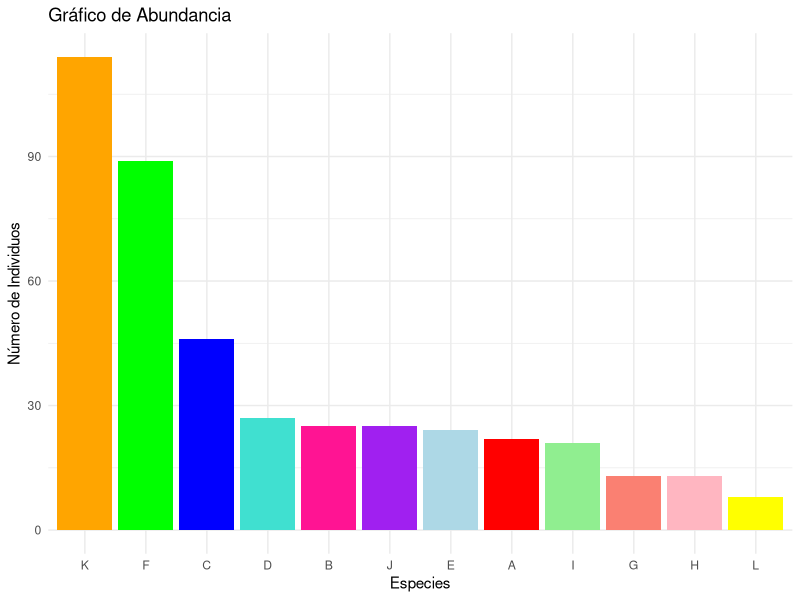
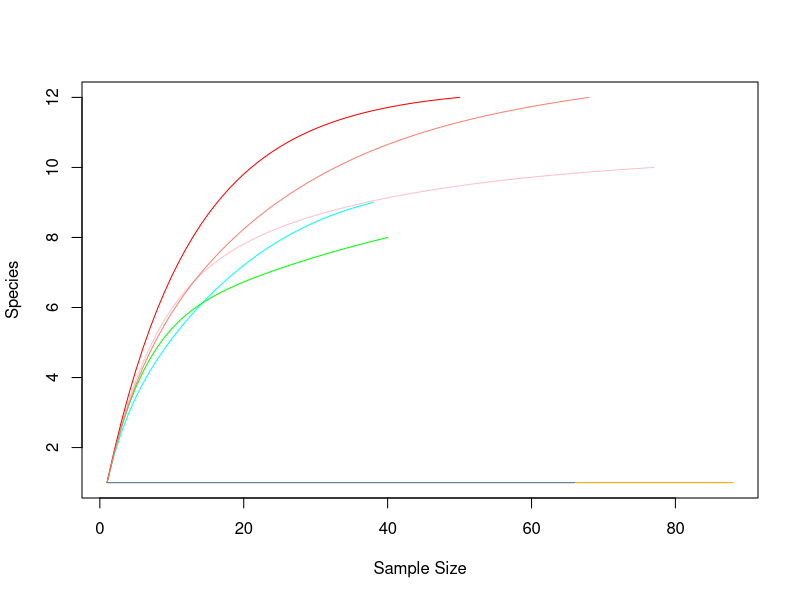

Recreate these plots in R, in order. (Note: this script raises an error after producing the figures.)
#Cargar paquetes necesarios
library(vegan)
library(readr)
library(ggplot2)

#Grafica de abundancia y curva de rarefaccion
#Lectura de los datos necesarios (archivo CSV)
Datos_grafica<-read.csv("Datos/Abundancias por especie.csv")
Datos_grafica
#Colores a usar
colores1<-c("orange","green","blue","turquoise","deeppink","purple","lightblue","red","lightgreen","salmon","lightpink","yellow")
colores2<-c("cyan","pink","orange","green","steelblue","red","salmon","purple")


# Convertir en matriz de abundancia excluyendo la columna de población
Datos_grafica_wenos <- as.matrix(Datos_grafica[, -1])
Datos_grafica_wenos

# Suma de las abundancias por especie
Suma_pa_grafica <- colSums(Datos_grafica_wenos) 
Suma_pa_grafica
# Convertir a  un dataframe para ggplot
Abundancias_df <- data.frame(     #Se usa sort para ordenar los datos y decreasing para que sea de mayor a menor
  Especie = (names(sort(Suma_pa_grafica, decreasing = TRUE))),  #names ayuda a extraer los datos en el orden que estan
  Abundancia = sort(Suma_pa_grafica, decreasing = TRUE)
)
Abundancias_df
# Graficar con ggplot2
Grafica_abundancias<-ggplot(Abundancias_df, aes(x = reorder(Especie, -Abundancia), y = Abundancia,)) +   #se usa reorder para reordenar los valores y vayan de mayor a menor
  geom_bar(stat="identity", fill=colores1) +
  theme_minimal() +
  labs(title="Gráfico de Abundancia",
       x="Especies",
       y="Número de Individuos") 

Grafica_abundancias
###################
#############
###############
#Generar curva de rarefaccion usando funcion de vegan para asi obtener los datos necesarios
rarefaccion<-rarecurve(Datos_grafica_wenos, col=colores2, label=FALSE)

#hacer dataframe con los datos obtenidos de vegan
Datos_rarefaccion <- bind_rows(lapply(seq_along(rarefaccion), function(i) { #la secuencia genera tantos valores de rarefaccion como datos haya
  data.frame(Tamaño = attr(rarefaccion[[i]], "Subsample"),                #mientras que la funcion se encargara de asignarle un numero a cada dato generado
             Especies = rarefaccion[[i]],                                   #attr se encarga de extraer y asignar los valores a cada dato de rarefaccion desde la funcion rarecurve
             Poblacion = paste("Población", i))                     #se le asigna una etiqueta a cada poblacion, dependiendo del numero de datos
}))

# Graficar con ggplot2
Curva_rarefaccion<-ggplot(Datos_rarefaccion, aes(x = Tamaño, y = Especies, color = Poblacion)) +
  geom_line(size = 1) +
  theme_minimal() +
  labs(title = "Curva de Rarefacción",
       x = "Tamaño de la Muestra",
       y = "Número de Especies") +
  scale_color_manual(values = colores2) 

Curva_rarefaccion
